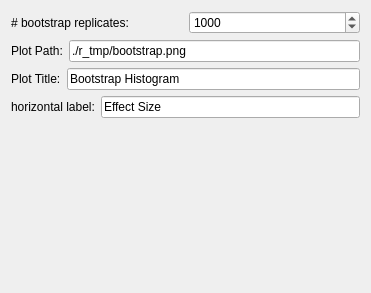
<?xml version="1.0" encoding="UTF-8"?>
<ui version="4.0">
 <class>BootstrapPage</class>
 <widget class="QWizardPage" name="BootstrapPage">
  <property name="geometry">
   <rect>
    <x>0</x>
    <y>0</y>
    <width>371</width>
    <height>293</height>
   </rect>
  </property>
  <property name="windowTitle">
   <string>WizardPage</string>
  </property>
  <property name="title">
   <string>Bootstrap Parameters</string>
  </property>
  <property name="subTitle">
   <string>Bootstrap parameters</string>
  </property>
  <layout class="QVBoxLayout" name="verticalLayout_2">
   <item>
    <layout class="QHBoxLayout" name="horizontalLayout">
     <item>
      <widget class="QLabel" name="label">
       <property name="text">
        <string># bootstrap replicates:</string>
       </property>
      </widget>
     </item>
     <item>
      <widget class="QSpinBox" name="replicates_spinBox">
       <property name="minimum">
        <number>10</number>
       </property>
       <property name="maximum">
        <number>100000</number>
       </property>
       <property name="value">
        <number>1000</number>
       </property>
      </widget>
     </item>
    </layout>
   </item>
   <item>
    <layout class="QHBoxLayout" name="horizontalLayout_2">
     <item>
      <widget class="QLabel" name="label_2">
       <property name="text">
        <string>Plot Path:</string>
       </property>
      </widget>
     </item>
     <item>
      <widget class="QLineEdit" name="plot_path_le">
       <property name="text">
        <string>./r_tmp/bootstrap.png</string>
       </property>
      </widget>
     </item>
    </layout>
   </item>
   <item>
    <layout class="QHBoxLayout" name="horizontalLayout_3">
     <item>
      <widget class="QLabel" name="label_3">
       <property name="text">
        <string>Plot Title:</string>
       </property>
      </widget>
     </item>
     <item>
      <widget class="QLineEdit" name="plot_title_le">
       <property name="text">
        <string>Bootstrap Histogram</string>
       </property>
      </widget>
     </item>
    </layout>
   </item>
   <item>
    <layout class="QHBoxLayout" name="horizontalLayout_4">
     <item>
      <widget class="QLabel" name="label_4">
       <property name="text">
        <string>horizontal label:</string>
       </property>
      </widget>
     </item>
     <item>
      <widget class="QLineEdit" name="xlab_le">
       <property name="text">
        <string>Effect Size</string>
       </property>
      </widget>
     </item>
    </layout>
   </item>
   <item>
    <spacer name="verticalSpacer">
     <property name="orientation">
      <enum>Qt::Vertical</enum>
     </property>
     <property name="sizeHint" stdset="0">
      <size>
       <width>20</width>
       <height>131</height>
      </size>
     </property>
    </spacer>
   </item>
  </layout>
 </widget>
 <resources/>
 <connections/>
</ui>
